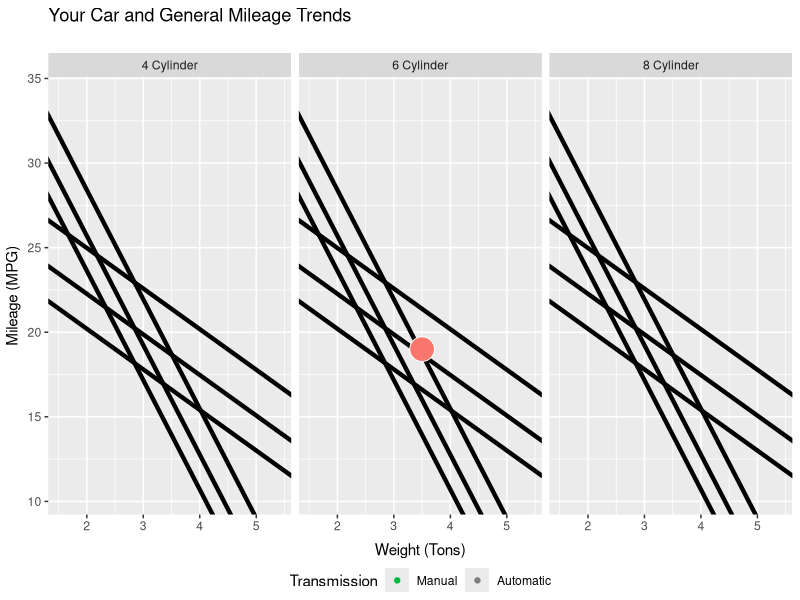

R code for this plot:
## ---- chunk 1

library(datasets)
library(dplyr)

# read and clean data
data(mtcars)
mtcars1 <- mtcars %>%
    rename(Transmission = am)  %>%
    mutate(Transmission = gsub("0", "Automatic", Transmission)) %>%
    mutate(Transmission = gsub("1", "Manual", Transmission)) %>%
    mutate(Transmission = factor(Transmission)) %>%
    mutate(cyl = paste(cyl, " Cylinder", sep = "")) %>%
    mutate(cyl = factor(cyl)) %>%
    select(Transmission, cyl, wt, mpg)

# fit model - multiple linear regression
fit <-
    lm(data = mtcars1, mpg ~ cyl + wt + Transmission + wt:Transmission - 1)

    # define variable to hold sample input
    sample_data <- data.frame(cyl = "6 Cylinder", wt = 3.5, Transmission = "Automatic")

    # define variable to hold prediction
    predict_mpg <- round(predict(fit, newdata = sample_data)[1])

    predict_text <- paste("The predicted gas mileage of your car is ", round(predict_mpg), " MPG.")
## ---- chunk 2

library(grid)
library(ggplot2)

# define function to allocate graph colors algorithmically
# from http://stackoverflow.com/questions/8197559/emulate-ggplot2-default-color-palette
ggplot_colors <- function(n = 6, h = c(0, 360) + 15) {
    if ((diff(h) %% 360) < 1)
        h[2] <- h[2] - (360 / n)
    hcl(h = (seq(h[1], h[2], length = n)), c = 100, l = 65)
}

# create data frame to hold prediction and sample input
new_data <- data.frame(
    cyl = sample_data$cyl,
    wt = sample_data$wt,
    Transmission = sample_data$Transmission,
    mpg = predict_mpg
)

# create plot
coeff <- fit$coeff
plot_colors <- ggplot_colors(3)
ggplot(mtcars1, aes(x = wt, y = mpg, color = Transmission)) +
    geom_blank() +
    geom_abline(data = subset(mtcars1, 
                              cyl == '4 Cylinder' & Transmission == 'Manual'),
                aes(color = Transmission), size = 1.5,
                intercept = coeff[1], slope = coeff[4]
                ) +
    geom_abline(data = subset(mtcars1, 
                              cyl == '4 Cylinder' & Transmission == 'Automatic'),
                aes(color = Transmission), size = 1.5,
                intercept = coeff[1] + coeff[5],
                slope = coeff[4] + coeff[6]
                ) +
    geom_abline(data = subset(mtcars1, 
                              cyl == '6 Cylinder' & Transmission == 'Manual'),
                aes(color = Transmission), size = 1.5,
                intercept = coeff[2], slope = coeff[4]
                ) +
    geom_abline(data = subset(mtcars1, 
                              cyl == '6 Cylinder' & Transmission == 'Automatic'),
                aes(color = Transmission), size = 1.5,
                intercept = coeff[2] + coeff[5],
                slope = coeff[4] + coeff[6]
                ) +
    geom_abline(data = subset(mtcars1, cyl == '8 Cylinder' &
                                  Transmission == 'Manual'),
                aes(color = Transmission), size = 1.5,
                intercept = coeff[3], slope = coeff[4]
                ) +
    geom_abline(data = subset(mtcars1, cyl == '8 Cylinder' &
                                  Transmission == 'Automatic'),
                aes(color = Transmission), size = 1.5,
                intercept = coeff[3] + coeff[5],
                slope = coeff[4] + coeff[6]
                ) +
    facet_wrap( ~ cyl, ncol = 3) +
    # the following point is a dummy that causes the legend to display
    geom_point(data = subset(mtcars1,
                             cyl == "4 Cylinder" &
                                 Transmission == "Automatic" &
                                 wt == 1.5 &
                                 mpg == 23)
               ) +
    geom_point(data = new_data, pch = 21,
               fill = plot_colors[1], color = "white", size = 8
               ) +
    ggtitle("Your Car and General Mileage Trends\n") +
    xlab("Weight (Tons)") +
    ylab("Mileage (MPG)") +
    theme(axis.title.x = element_text(vjust = -0.5)) +
    theme(axis.title.y = element_text(vjust = 1.5)) +
    theme(legend.position = "bottom", legend.margin = unit(1.5, "lines")) +
    scale_color_manual(
        values = plot_colors[2:3],
        breaks = mtcars1$Transmission,
        labels = mtcars1$Transmission,
        name = "Transmission"
    )

